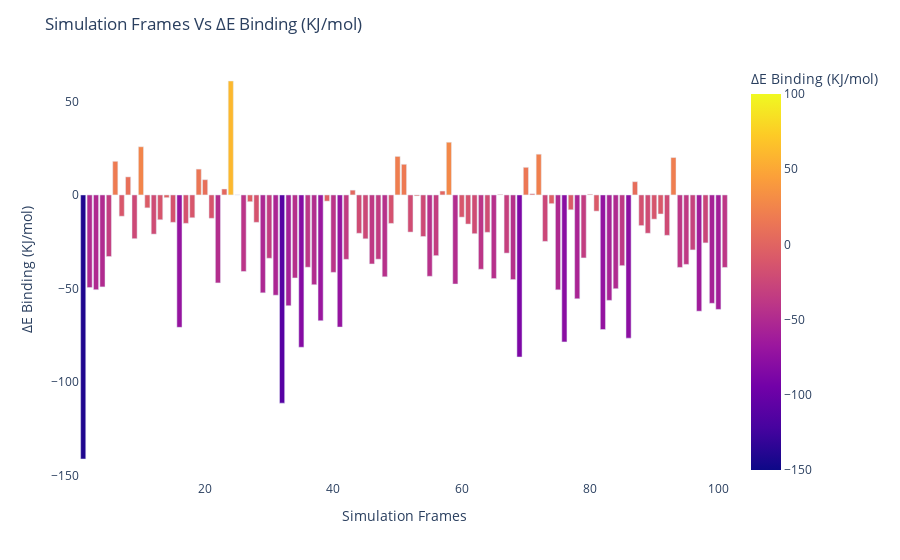

Write notebook code for a chart like this one.
### Markdown cell above
save it in a .csv file in the working directory:

### Code cell
import plotly.express as px
import pandas as pd

data = pd.read_csv('data.csv')

fig = px.bar(data, x='Simulation Frames', y='∆E Binding (KJ/mol)', color='∆E Binding (KJ/mol)',
             color_continuous_scale=px.colors.sequential.Plasma,
             range_color=[-150, 100])

fig.update_layout(xaxis_title='Simulation Frames', yaxis_title='∆E Binding (KJ/mol)',
                  title='Simulation Frames Vs ∆E Binding (KJ/mol)',
                  plot_bgcolor='white')

fig.show()

### Figure 1 — Plotly figure (JSON) as saved in the notebook; plotly's stock layout.template omitted (floating-point values rounded to 4 significant figures)
{"data": [{"alignmentgroup": "True", "hovertemplate": "Simulation Frames=%{x}<br>∆E Binding (KJ/mol)=%{marker.color}<extra></extra>", "legendgroup": "", "marker": {"color": [-141.2, -49.5, -50.67, -49.16, -32.92, 17.98, -11.38, 9.65, -23.39, 25.76, -6.904, -20.95, -13.28, -1.456, -14.65, -70.78, -15.19, -12.2, 13.81, 8.154, -12.49, -47.04, 3.175, 60.91, 0.043, -40.91, -3.622, -14.65, -52.34, -33.85, -53.6, -111.3, -59.23, -44.38, -81.42, -38.64, -48.0, -67.25, -3.317, -41.39, -70.63, -34.44, 2.568, -20.5, -23.45, -36.9, -34.35, -43.75, -15.23, 20.6, 16.39, -19.85, -0.534, -22.22, -43.5, -32.46, 2.084, 28.18, -47.62, -11.87, -15.57, -20.73, -39.74, -19.99, -44.7, 0.283, -31.1, -45.25, -86.64, 14.77, 0.631, 21.78, -24.83, -4.66, -50.72, -78.55, -7.936, -55.51, -33.67, 0.381, -8.662, -71.95, -56.37, -50.14, -37.81, -76.55, 7.08, -16.39, -20.48, -12.95, -10.18, -21.6, 19.98, -38.74, -37.14, -29.39, -62.13, -25.64, -57.93, -61.19, -38.76], "coloraxis": "coloraxis", "pattern": {"shape": ""}}, "name": "", "offsetgroup": "", "orientation": "v", "showlegend": false, "textposition": "auto", "type": "bar", "x": [1, 2, 3, 4, 5, 6, 7, 8, 9, 10, 11, 12, 13, 14, 15, 16, 17, 18, 19, 20, 21, 22, 23, 24, 25, 26, 27, 28, 29, 30, 31, 32, 33, 34, 35, 36, 37, 38, 39, 40, 41, 42, 43, 44, 45, 46, 47, 48, 49, 50, 51, 52, 53, 54, 55, 56, 57, 58, 59, 60, 61, 62, 63, 64, 65, 66, 67, 68, 69, 70, 71, 72, 73, 74, 75, 76, 77, 78, 79, 80, 81, 82, 83, 84, 85, 86, 87, 88, 89, 90, 91, 92, 93, 94, 95, 96, 97, 98, 99, 100, 101], "xaxis": "x", "y": [-141.2, -49.5, -50.67, -49.16, -32.92, 17.98, -11.38, 9.65, -23.39, 25.76, -6.904, -20.95, -13.28, -1.456, -14.65, -70.78, -15.19, -12.2, 13.81, 8.154, -12.49, -47.04, 3.175, 60.91, 0.043, -40.91, -3.622, -14.65, -52.34, -33.85, -53.6, -111.3, -59.23, -44.38, -81.42, -38.64, -48.0, -67.25, -3.317, -41.39, -70.63, -34.44, 2.568, -20.5, -23.45, -36.9, -34.35, -43.75, -15.23, 20.6, 16.39, -19.85, -0.534, -22.22, -43.5, -32.46, 2.084, 28.18, -47.62, -11.87, -15.57, -20.73, -39.74, -19.99, -44.7, 0.283, -31.1, -45.25, -86.64, 14.77, 0.631, 21.78, -24.83, -4.66, -50.72, -78.55, -7.936, -55.51, -33.67, 0.381, -8.662, -71.95, -56.37, -50.14, -37.81, -76.55, 7.08, -16.39, -20.48, -12.95, -10.18, -21.6, 19.98, -38.74, -37.14, -29.39, -62.13, -25.64, -57.93, -61.19, -38.76], "yaxis": "y"}], "layout": {"barmode": "relative", "coloraxis": {"cmax": 100, "cmin": -150, "colorbar": {"title": {"text": "∆E Binding (KJ/mol)"}}, "colorscale": [[0, "#0d0887"], [0.1111, "#46039f"], [0.2222, "#7201a8"], [0.3333, "#9c179e"], [0.4444, "#bd3786"], [0.5556, "#d8576b"], [0.6667, "#ed7953"], [0.7778, "#fb9f3a"], [0.8889, "#fdca26"], [1, "#f0f921"]]}, "legend": {"tracegroupgap": 0}, "margin": {"t": 60}, "plot_bgcolor": "white", "title": {"text": "Simulation Frames Vs ∆E Binding (KJ/mol)"}, "xaxis": {"anchor": "y", "domain": [0, 1], "title": {"text": "Simulation Frames"}}, "yaxis": {"anchor": "x", "domain": [0, 1], "title": {"text": "∆E Binding (KJ/mol)"}}}}
